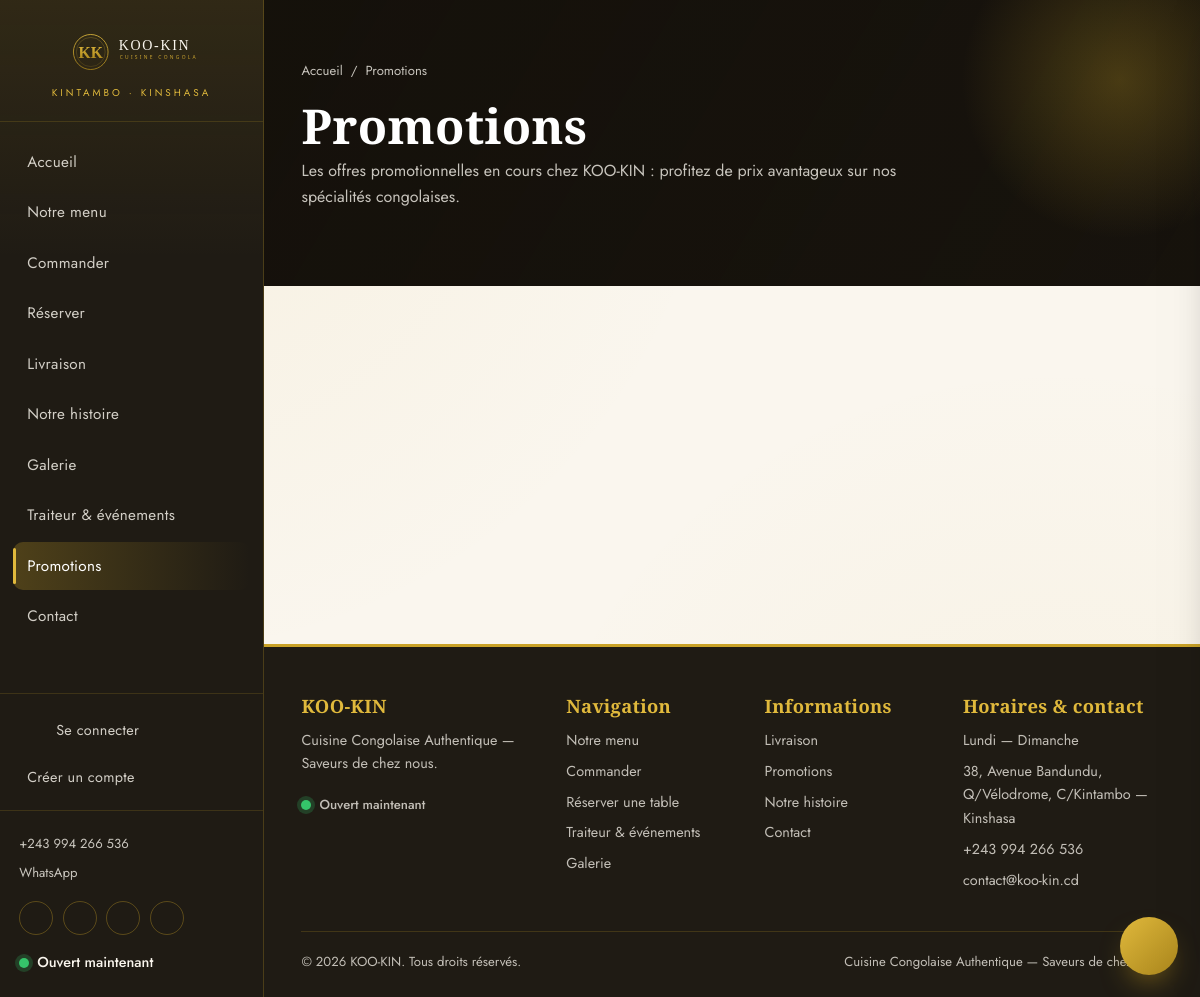
The app's page /promotions.php with its own data.
### tables this page shows
CREATE TABLE `parametres_site` (
  `id` INT UNSIGNED NOT NULL AUTO_INCREMENT,
  `cle` VARCHAR(100) NOT NULL,
  `valeur` TEXT NULL,
  `description` VARCHAR(255) NULL,
  PRIMARY KEY (`id`),
  UNIQUE KEY `uq_parametres_cle` (`cle`)
);

### classes/core/Config.php (called while the page is built, shortened)
<?php
class Config
{
    private static ?array $items = null;
    public static function load(array $data): void
    {
        self::$items = $data;
    }
    public static function get(string $key, mixed $default = null): mixed
    {
        $segments = explode('.', $key);
        $value = self::$items;
        foreach ($segments as $segment) {
            if (!is_array($value) || !array_key_exists($segment, $value)) {
                return $default;
            }
            $value = $value[$segment];
        }
        return $value;
    }
}

### includes/init.php (called while the page is built, shortened)
<?php
spl_autoload_register(static function (string $class): void {
    $prefix = 'KooKin\\';
    $relative = substr($class, strlen($prefix));
    $file = BASE_PATH . 'classes' . DIRECTORY_SEPARATOR . str_replace('\\', DIRECTORY_SEPARATOR, $relative) . '.php';
});
Config::load(require BASE_PATH . 'config' . DIRECTORY_SEPARATOR . 'config.php');
require_once BASE_PATH . 'includes' . DIRECTORY_SEPARATOR . 'functions.php';

### classes/core/Session.php (called while the page is built, shortened)
<?php
class Session
{
    public static function has(string $key): bool
    {
        return isset($_SESSION[$key]);
    }
}

### classes/core/ClientAuth.php (called while the page is built, shortened)
<?php
class ClientAuth
{
    public static function check(): bool
    {
        return Session::has(self::KEY);
    }
}

### classes/core/Database.php (called while the page is built, shortened)
<?php
class Database
{
    private static ?Database $instance = null;
    private PDO $pdo;
    private function __construct(array $cfg)
    {
        $dsn = sprintf(
            'mysql:host=%s;port=%d;dbname=%s;charset=%s',
            $cfg['host'],
            $cfg['port'],
            $cfg['name'],
            $cfg['charset']
        );
        try {
            $this->pdo = new PDO($dsn, $cfg['user'], $cfg['pass'], [
                PDO::ATTR_ERRMODE            => PDO::ERRMODE_EXCEPTION,
                PDO::ATTR_DEFAULT_FETCH_MODE => PDO::FETCH_ASSOC,
                PDO::ATTR_EMULATE_PREPARES   => false,
            ]);
        } catch (PDOException $e) {
            throw new RuntimeException('Connexion à la base de données impossible : ' . $e->getMessage());
        }
    }
    public static function init(array $cfg): void
    {
        if (self::$instance === null) {
            self::$instance = new self($cfg);
        }
    }
    public static function instance(): self
    {
        return self::$instance;
    }
    public function run(string $sql, array $params = []): \PDOStatement
    {
        $stmt = $this->pdo->prepare($sql);
        $stmt->execute($params);
        return $stmt;
    }
    public function one(string $sql, array $params = []): ?array
    {
        $row = $this->run($sql, $params)->fetch();
        return $row === false ? null : $row;
    }
}

### promotions.php (the view, shortened to what this page needs)
<?php
require __DIR__ . '/includes/init.php';
$page = [
    'titre' => 'Promotions — KOO-KIN',
    'actif' => 'promotions',
    'description' => 'Les offres promotionnelles en cours chez KOO-KIN : profitez de prix avantageux sur nos spécialités congolaises.',
    'fil' => 'Promotions',
];
require BASE_PATH . 'includes/front/header.php';
require BASE_PATH . 'includes/front/entete-page.php';
?>
<section class="section">
    <div class="conteneur">
    </div>
</section>
<?php require BASE_PATH . 'includes/front/footer.php';

### includes/front/header.php (shortened to what this page needs)
<?php
$page = $page ?? [];
$actif = $page['actif'] ?? '';
$clientConnecte = \KooKin\Core\ClientAuth::check();
$phone = (string) param('telephone', '+243 994 266 536');
$whatsapp = (string) param('whatsapp', '243994266536');
$horaireDuJour = db()->one(
    'SELECT ouverture, fermeture, ferme FROM horaires WHERE id = ? LIMIT 1',
    [(int) date('N')]
);
$statut = 'ferme';
if ($horaireDuJour && (int) $horaireDuJour['ferme'] === 0 && $horaireDuJour['ouverture'] && $horaireDuJour['fermeture']) {
    $now = time();
    $ouvre = strtotime('today ' . $horaireDuJour['ouverture']);
    $ferme = strtotime('today ' . $horaireDuJour['fermeture']);
    $statut = ($now >= $ouvre && $now <= $ferme) ? 'ouvert' : 'ferme';
}
?>
<!doctype html>
<html lang="fr">
<head>
    <link rel="stylesheet" href="<?= e(asset('css/style.css')) ?>">
</head>
<body>
<aside class="sidebar" id="sidebar" aria-label="Navigation principale">
    <div class="sidebar__logo">
        <a href="<?= e(url('/')) ?>">
            <img src="<?= e(asset('img/logo.svg')) ?>" alt="KOO-KIN">
        </a>
        <span>Kintambo · Kinshasa</span>
    </div>
    <nav class="sidebar__nav">
        <a href="<?= e(url('/')) ?>" class="<?= $actif === 'accueil' ? 'actif' : '' ?>">Accueil</a>
        <a href="<?= e(url('menu.php')) ?>" class="<?= $actif === 'menu' ? 'actif' : '' ?>">Notre menu</a>
        <a href="<?= e(url('commander.php')) ?>" class="<?= $actif === 'commander' ? 'actif' : '' ?>">Commander</a>
        <a href="<?= e(url('reservation.php')) ?>" class="<?= $actif === 'reservation' ? 'actif' : '' ?>">Réserver</a>
        <a href="<?= e(url('livraison.php')) ?>" class="<?= $actif === 'livraison' ? 'actif' : '' ?>">Livraison</a>
        <a href="<?= e(url('histoire.php')) ?>" class="<?= $actif === 'histoire' ? 'actif' : '' ?>">Notre histoire</a>
        <a href="<?= e(url('galerie.php')) ?>" class="<?= $actif === 'galerie' ? 'actif' : '' ?>">Galerie</a>
        <a href="<?= e(url('traiteur.php')) ?>" class="<?= $actif === 'traiteur' ? 'actif' : '' ?>">Traiteur &amp; événements</a>
        <a href="<?= e(url('promotions.php')) ?>" class="<?= $actif === 'promotions' ? 'actif' : '' ?>">Promotions</a>
        <a href="<?= e(url('contact.php')) ?>" class="<?= $actif === 'contact' ? 'actif' : '' ?>">Contact</a>
    </nav>
    <div class="sidebar__compte">
        <?php if ($clientConnecte): ?>
            <a href="<?= e(url('mon-compte.php')) ?>" class="<?= $actif === 'mon-compte' ? 'actif' : '' ?>"><?= icone('utilisateur') ?> Mon compte</a>
            <a href="<?= e(url('deconnexion.php')) ?>">Se déconnecter</a>
        <?php else: ?>
            <a href="<?= e(url('connexion.php')) ?>" class="<?= $actif === 'connexion' || $actif === 'inscription' ? 'actif' : '' ?>"><?= icone('utilisateur') ?> Se connecter</a>
            <a href="<?= e(url('inscription.php')) ?>">Créer un compte</a>
        <?php endif; ?>
    </div>
    <div class="sidebar__contact">
        <a href="tel:<?= e(preg_replace('/\s+/', '', $phone)) ?>"><?= e($phone) ?></a>
        <a href="https://wa.me/<?= e($whatsapp) ?>" target="_blank" rel="noopener">WhatsApp</a>
        <div class="sidebar__social">
            <a href="<?= e((string) param('facebook', '#')) ?>" target="_blank" rel="noopener" aria-label="Facebook"><?= icone('facebook') ?></a>
            <a href="<?= e((string) param('instagram', '#')) ?>" target="_blank" rel="noopener" aria-label="Instagram"><?= icone('instagram') ?></a>
            <a href="<?= e((string) param('tiktok', '#')) ?>" target="_blank" rel="noopener" aria-label="TikTok"><?= icone('tiktok') ?></a>
            <a href="https://wa.me/<?= e($whatsapp) ?>" target="_blank" rel="noopener" aria-label="WhatsApp"><?= icone('whatsapp') ?></a>
        </div>
        <p class="statut-ouvert <?= $statut === 'ouvert' ? 'ouvert' : 'ferme' ?>" style="margin:1rem 0 0">
            <span class="point"></span>
            <?= $statut === 'ouvert' ? 'Ouvert maintenant' : 'Fermé actuellement' ?>
        </p>
    </div>
</aside>
<div class="page">
    <main id="contenu">

### includes/front/footer.php (shortened to what this page needs)
<?php
require BASE_PATH . 'includes/front/chatbox.php';
?>
<footer class="footer">
    <div class="conteneur">
        <div class="footer__grid">
            <div>
                <h4>KOO-KIN</h4>
                <p style="font-size:.9rem"><?= e((string) param('footer_texte', 'Cuisine Congolaise Authentique — Saveurs de chez nous.')) ?></p>
                <p class="statut-ouvert <?php
                    $h = db()->one('SELECT ouverture, fermeture, ferme FROM horaires WHERE id = ? LIMIT 1', [(int) date('N')]);
                    $open = false;
                    if ($h) { $n = time(); $o = strtotime('today ' . $h['ouverture']); $f = strtotime('today ' . $h['fermeture']); if ($f < $o) { $f += 86400; } $open = ((int) $h['ferme'] === 0 && $n >= $o && $n <= $f); }
                echo $open ? 'ouvert' : 'ferme'; ?>"><span class="point"></span><span style="font-size:.82rem"><?= $open ? 'Ouvert maintenant' : 'Fermé actuellement' ?></span></p>
            </div>
            <div>
                <h4>Navigation</h4>
                <ul>
                    <li><a href="<?= e(url('menu.php')) ?>">Notre menu</a></li>
                    <li><a href="<?= e(url('commander.php')) ?>">Commander</a></li>
                    <li><a href="<?= e(url('reservation.php')) ?>">Réserver une table</a></li>
                    <li><a href="<?= e(url('traiteur.php')) ?>">Traiteur &amp; événements</a></li>
                    <li><a href="<?= e(url('galerie.php')) ?>">Galerie</a></li>
                </ul>
            </div>
            <div>
                <h4>Informations</h4>
                <ul>
                    <li><a href="<?= e(url('livraison.php')) ?>">Livraison</a></li>
                    <li><a href="<?= e(url('promotions.php')) ?>">Promotions</a></li>
                    <li><a href="<?= e(url('histoire.php')) ?>">Notre histoire</a></li>
                    <li><a href="<?= e(url('contact.php')) ?>">Contact</a></li>
                </ul>
            </div>
            <div>
                <h4>Horaires &amp; contact</h4>
                <ul>
                    <li><?= e((string) param('horaires_texte', 'Lundi — Dimanche')) ?></li>
                    <li><?= e((string) param('adresse', '')) ?></li>
                    <li><a href="tel:<?= e(preg_replace('/\s+/', '', (string) param('telephone', ''))) ?>"><?= e((string) param('telephone', '')) ?></a></li>
                    <li><a href="mailto:<?= e((string) param('email', '')) ?>"><?= e((string) param('email', '')) ?></a></li>
                </ul>
            </div>
        </div>
        <div class="footer__bas">
            <span>© <?= date('Y') ?> <?= e((string) param('site_nom', 'KOO-KIN')) ?>. Tous droits réservés.</span>
            <span><?= e((string) param('site_slogan', 'Cuisine Congolaise Authentique')) ?> — <?= e((string) param('site_description', 'Saveurs de chez nous')) ?></span>
        </div>
    </div>
</footer>
</main>
</div>
</body>
</html>

### records on screen
parametres_site: valeur "+243 994 266 536"
parametres_site: valeur "Cuisine Congolaise Authentique — Saveurs de chez nous."
parametres_site: valeur "Lundi — Dimanche"
parametres_site: valeur "38, Avenue Bandundu, Q/Vélodrome, C/Kintambo — Kinshasa"
parametres_site: valeur "contact@koo-kin.cd"
parametres_site: valeur "KOO-KIN"
parametres_site: valeur "Cuisine Congolaise Authentique"
parametres_site: valeur "Saveurs de chez nous"

### other values on screen
$fil "Promotions"
$h1 "Promotions"
$description "Les offres promotionnelles en cours chez KOO-KIN : profitez de prix avantageux sur nos spécialités congolaises."
